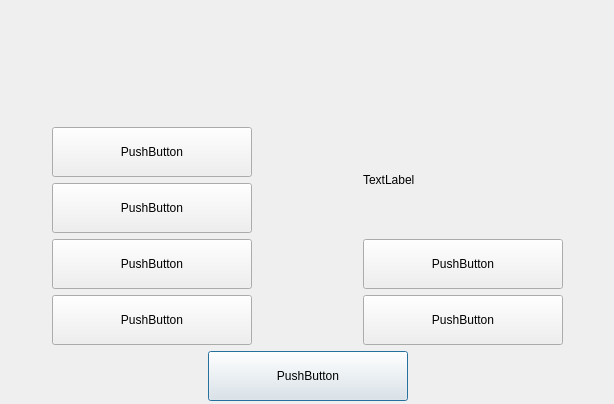
<?xml version="1.0" encoding="UTF-8"?>
<ui version="4.0">
 <class>menu</class>
 <widget class="QDialog" name="menu">
  <property name="geometry">
   <rect>
    <x>0</x>
    <y>0</y>
    <width>614</width>
    <height>404</height>
   </rect>
  </property>
  <property name="windowTitle">
   <string>Dialog</string>
  </property>
  <widget class="QWidget" name="">
   <property name="geometry">
    <rect>
     <x>0</x>
     <y>0</y>
     <width>616</width>
     <height>401</height>
    </rect>
   </property>
   <layout class="QGridLayout" name="gridLayout_2">
    <item row="2" column="0" alignment="Qt::AlignHCenter">
     <widget class="QPushButton" name="quitB">
      <property name="minimumSize">
       <size>
        <width>200</width>
        <height>50</height>
       </size>
      </property>
      <property name="text">
       <string>PushButton</string>
      </property>
      <property name="iconSize">
       <size>
        <width>32</width>
        <height>32</height>
       </size>
      </property>
     </widget>
    </item>
    <item row="0" column="0" alignment="Qt::AlignHCenter|Qt::AlignVCenter">
     <widget class="QLabel" name="label">
      <property name="minimumSize">
       <size>
        <width>200</width>
        <height>50</height>
       </size>
      </property>
      <property name="font">
       <font>
        <family>DejaVu Sans</family>
        <pointsize>24</pointsize>
        <weight>50</weight>
        <italic>true</italic>
        <bold>false</bold>
       </font>
      </property>
      <property name="text">
       <string/>
      </property>
      <property name="alignment">
       <set>Qt::AlignCenter</set>
      </property>
     </widget>
    </item>
    <item row="1" column="0">
     <layout class="QGridLayout" name="gridLayout">
      <item row="3" column="0" alignment="Qt::AlignHCenter">
       <widget class="QPushButton" name="quitB_2">
        <property name="minimumSize">
         <size>
          <width>200</width>
          <height>50</height>
         </size>
        </property>
        <property name="text">
         <string>PushButton</string>
        </property>
        <property name="iconSize">
         <size>
          <width>32</width>
          <height>32</height>
         </size>
        </property>
       </widget>
      </item>
      <item row="2" column="1" alignment="Qt::AlignHCenter">
       <widget class="QPushButton" name="quitB_7">
        <property name="minimumSize">
         <size>
          <width>200</width>
          <height>50</height>
         </size>
        </property>
        <property name="maximumSize">
         <size>
          <width>200</width>
          <height>16777215</height>
         </size>
        </property>
        <property name="text">
         <string>PushButton</string>
        </property>
        <property name="iconSize">
         <size>
          <width>32</width>
          <height>32</height>
         </size>
        </property>
       </widget>
      </item>
      <item row="1" column="0" alignment="Qt::AlignHCenter">
       <widget class="QPushButton" name="pushButton_2">
        <property name="minimumSize">
         <size>
          <width>200</width>
          <height>50</height>
         </size>
        </property>
        <property name="text">
         <string>PushButton</string>
        </property>
        <property name="iconSize">
         <size>
          <width>32</width>
          <height>32</height>
         </size>
        </property>
       </widget>
      </item>
      <item row="3" column="1" alignment="Qt::AlignHCenter">
       <widget class="QPushButton" name="quitB_6">
        <property name="minimumSize">
         <size>
          <width>200</width>
          <height>50</height>
         </size>
        </property>
        <property name="maximumSize">
         <size>
          <width>200</width>
          <height>16777215</height>
         </size>
        </property>
        <property name="text">
         <string>PushButton</string>
        </property>
        <property name="iconSize">
         <size>
          <width>32</width>
          <height>32</height>
         </size>
        </property>
       </widget>
      </item>
      <item row="2" column="0" alignment="Qt::AlignHCenter|Qt::AlignVCenter">
       <widget class="QPushButton" name="pushButton">
        <property name="minimumSize">
         <size>
          <width>200</width>
          <height>50</height>
         </size>
        </property>
        <property name="text">
         <string>PushButton</string>
        </property>
        <property name="iconSize">
         <size>
          <width>32</width>
          <height>32</height>
         </size>
        </property>
       </widget>
      </item>
      <item row="0" column="0" alignment="Qt::AlignHCenter">
       <widget class="QPushButton" name="quitB_5">
        <property name="minimumSize">
         <size>
          <width>200</width>
          <height>50</height>
         </size>
        </property>
        <property name="text">
         <string>PushButton</string>
        </property>
        <property name="iconSize">
         <size>
          <width>32</width>
          <height>32</height>
         </size>
        </property>
       </widget>
      </item>
      <item row="0" column="1" rowspan="2" alignment="Qt::AlignHCenter">
       <widget class="QLabel" name="LabelR">
        <property name="minimumSize">
         <size>
          <width>200</width>
          <height>0</height>
         </size>
        </property>
        <property name="text">
         <string>TextLabel</string>
        </property>
       </widget>
      </item>
     </layout>
    </item>
   </layout>
  </widget>
 </widget>
 <resources/>
 <connections/>
</ui>
